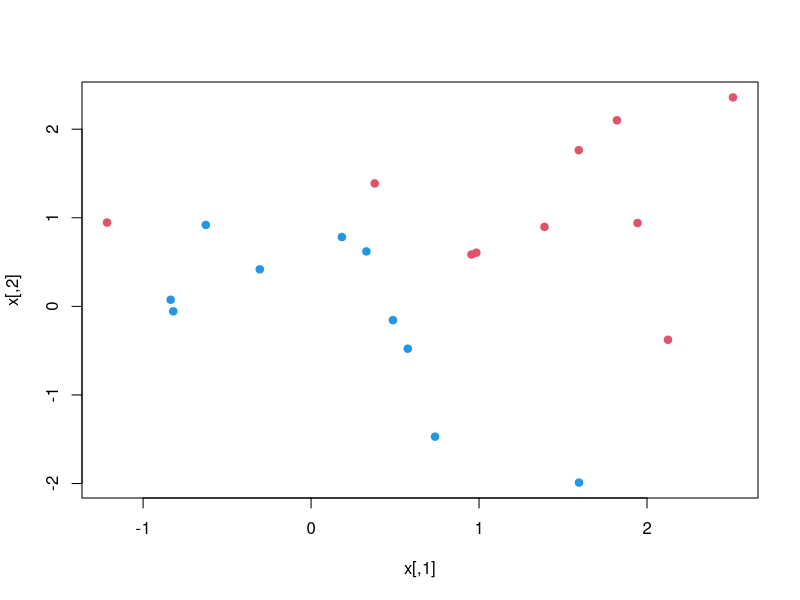
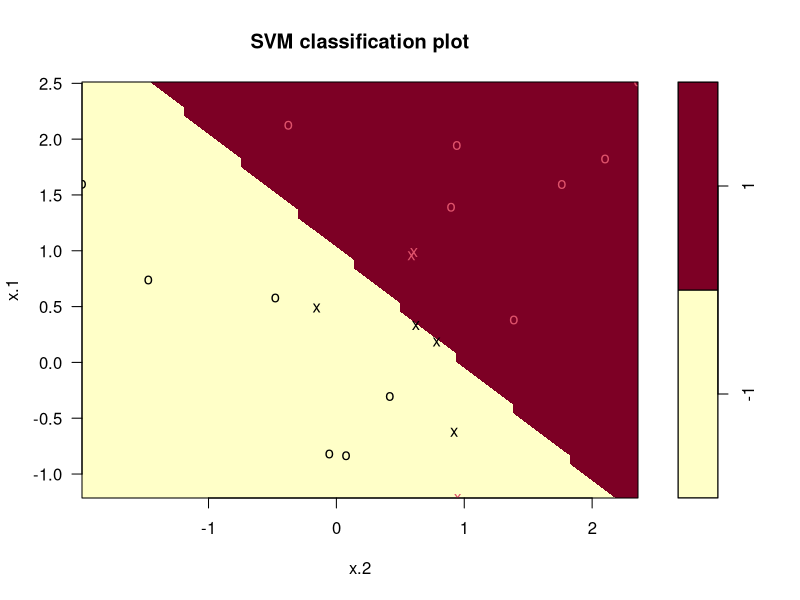
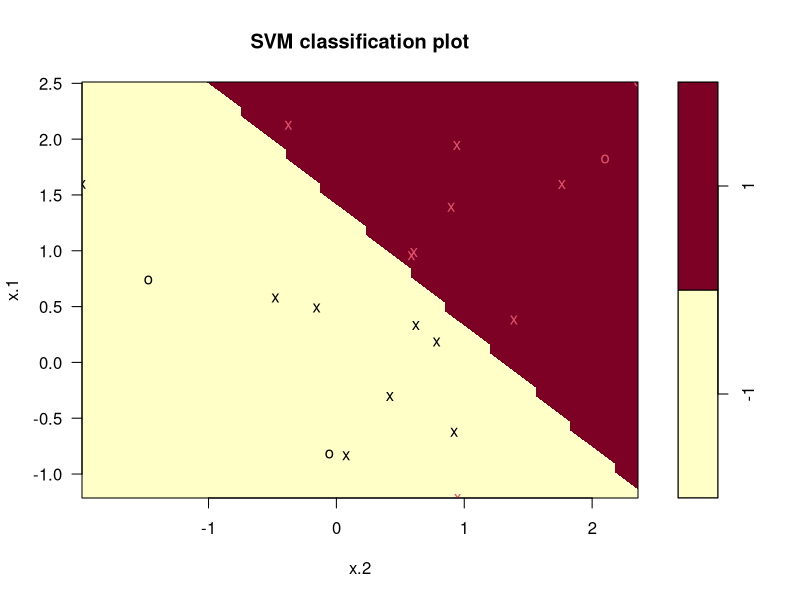
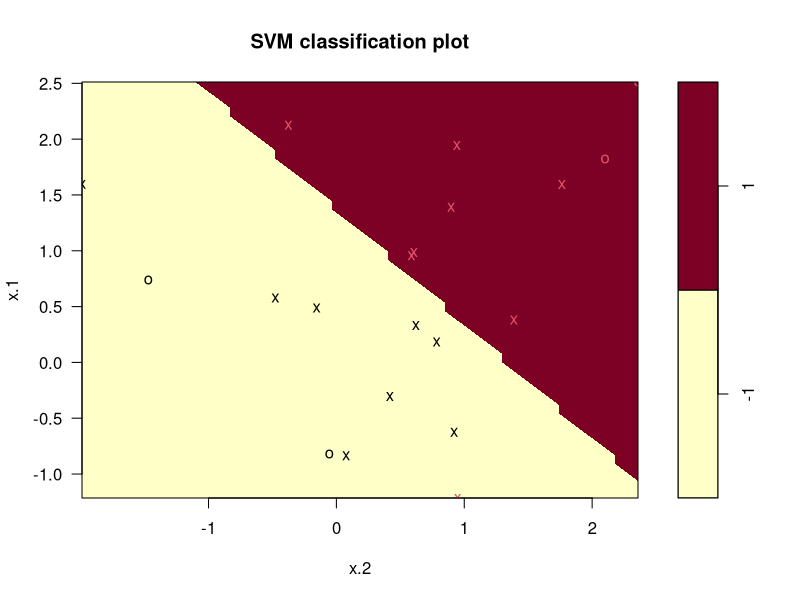

Write R code to recreate these figures, in order. (Note: this script raises an error after producing the figures.)
### Support Vector Classifiers ###
library(e1071)
set.seed(1)

### Soft Margin Classifier ###

# simulate a 20x2 matrix 
x <- matrix(rnorm(20*2), ncol=2)

# simulate the classes
y <- c(rep(-1,10), rep(1,10)) 

# Make the classes more differentiable 
x[y==1,] <- x[y==1,] + 1

# Plot the graphs and see if there are linearly separable
plot(x, col = (3-y), pch = 19)

# make it into a data frame so that we can fit the svm
dat = data.frame(x=x, y=as.factor(y))
head(dat)

# Fit the soft-margin linear svm model, note that e1071's svm function uses a different parameterization to the
# one used in Introduction t Statistical Learning (ISL), the relationship is:
#
# C_{e1071} = numberOfTrainingSamples/{C_ISL}
#
# The consequence of this that in ISL: 
# lower cost C_{ISL} => lower total error => Minimum margin between the support vectors decreases
#
# because the constraint for the margin is:
#
# y_i * (b_0 + b_1*x_{i1} + ... b_p*x{ip}) >= M(1-error_i) where M is the margin (1.1)
#
# If the cost C is low (remember that C is the sum of all error_i), then it means that M must be small so that the constraint is satisfied
# To understand this lets take the most extreme case: 
# Imagine that we have a cost C = number of samples in the training set 
# What this means is that, regardless of what value the margin M takes, we are able to pick an error that allows the 
# constraint (1.1) to be satisfied since we can just set error_i to 1 meaning that M(1-error_i) will always be 0 regardless.
# 
# Hence the effect of the cost C_{e1071} used in svm() has that:
# As C_{e1071} decreases, C_{ISL} increases, therefore:
# lower cost C_{e1071} =>  higher cost C_{ISL} => higher total allowable error => Minimum margin between the support vectors increases
# 
# So we can see that what the cost does is a tradeoff between, underfitting and overfitting, if we choose a high C then we will most likely
# overfit due to the fact that there will a small margin (and remember that the margin width is our confidence in classifying new data, the
# greater the margin with the higher the confidence). If we choose a low C then it means that the margin will be very wide, but most of our 
# training data will be inside the margin, therefore we will be underfitting since the model will not be able to distiguish between different
# classes.

svm.fit <- svm(y~., data = dat, kernel = "linear", cost = 10, scale = FALSE)

# Plot the svm note here that the X's are the support vectors, and the colors of the O's and X's are which class the vector belongs in
plot(svm.fit, dat)

# Find the support vectors 
svm.fit$index

# We see here that there were seven support vectors, four in one class and three in the other
# We note here that the support vectors are the vectors that are inside the margin
# Here we can deduce that if we decrease the cost, number of support vectors will increase, due to the increase in margin
summary(svm.fit)

svm.fit <- svm(y~., data = dat, kernel = "linear", cost = 0.1, scale = FALSE)

# We see here that there are more support vectors are we increased the margin width
plot(svm.fit, dat)
svm.fit$index

# So how do we pick the optimal value of C? Through cross validation!
set.seed(1)

# use the inbuilt function to do cross validation
tune.out <- tune(svm,y ~.,data=dat,kernel="linear",
              ranges=list(cost=c(0.001, 0.01, 0.1, 1,5,10,100)))
summary(tune.out)

# lets see the summary 
best.svm.fit <- tune.out$best.model # see here that the svm model has cost = 0.1
summary(best.svm.fit)
plot(best.svm.fit, dat )
# lets now use the svm for prediction

# first generate some data
x.test = matrix(rnorm(20*2), ncol = 2)
y.test = sample(c(-1, 1), 20, rep = TRUE)
x.test[y.test==1,] <- x.test[y.test==1,] + 1
data.test <- data.frame(x=x.test, y=as.factor(y.test))

# now predict on the generated data
y.pred <- predict(best.svm.mod, data.test)
table(predict=y.pred, truth=data.test$y) # see that we classify 19 out of 20 samples correctly

# let see what happens when we lower the cost, remember that: 
# a lower cost for e1071 => higher cost in ISL => more allowable error => greater margins  => more generic => more likely to underfit

svm.fit <- svm(y~., data = dat, kernel="linear", cost = 0.01, scale = FALSE)
y.pred <- predict(svm.fit, x.test)
y.pred
table(predict=y.pred, truth=data.test$y) # see that we classify 18 out of 20 samples correctly

# lets see what happens when we lower the cost even more
svm.fit <- svm(y~., data = dat, kernel="linear", cost = 1e-03, scale = FALSE)
summary(svm.fit) #  note that since we are using all 20 vectors as our support vector no matter how much the cost is decreased, the model will not change
y.pred <- predict(svm.fit, x.test)
table(predict=y.pred, truth=data.test$y) # we see that we get the same results

### Hard Margin Classifier ###

# first make the data linearly separable 
x[y==1,] <- x[y==1,] + 0.5

# plot the graph 
plot(x, col = (y+5)/2, pch=19) 

# setup the data frame
dat=data.frame(x=x, y=as.factor(y))

# note here the big cost so that we will have a small margin i.e. fit the model to the training set as closely as possible or in other words without errors
svm.fit <- svm(y~., data=dat, kernel = "linear", cost = 1e5)
summary(svm.fit)

# we see here that there is practically no margin (as the circles are very close to the boundary, and if there is a wide margin circles will be further away from the separating line)
plot(svm.fit, dat)

# lets try to predict
x.test = matrix(rnorm(20*2), ncol = 2)
y.test = sample(c(-1, 1), 20, rep = TRUE)
x.test[y.test==1,] <- x.test[y.test==1,] + 0.5
data.test <- data.frame(x=x.test, y=as.factor(y.test))

y.pred <- predict(svm.fit, x.test)
table(predict=y.pred, truth = data.test$y) # 4 wrong classifications

svm.fit <- svm(y~., data=dat, kernel = "linear", cost = 1)
plot(svm.fit, dat) 

y.pred <- predict(svm.fit, x.test)
table(predict=y.pred, truth = data.test$y) # 8 wrong classifications, even with a wider margin, why?

















